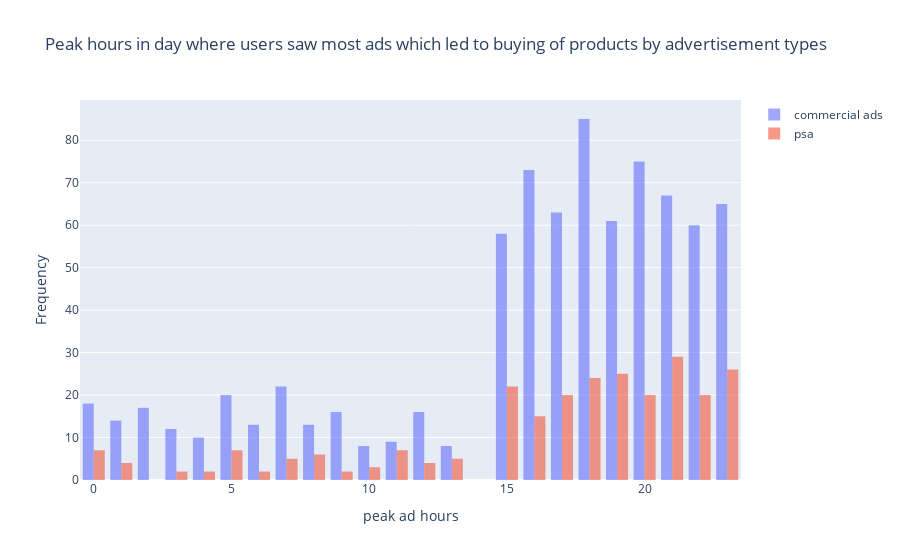

Notebook code cell kept with this figure:
### Markdown cell above
between 15th hour and 23rd hour most people are seeing the commercial ads (3:00 pm to 11:00 pm)
at 18th,20th hour hour (i.e 6:00pm,8:00pm) most people saw the commercial add

### Code cell
fig=go.Figure()
fig.add_trace(go.Histogram(x=ad_data_purchased["peak ad hours"],name="commercial ads",opacity=0.6))
fig.add_trace(go.Histogram(x=psa_data_purchased["peak ad hours"],name="psa",opacity=0.6))
fig.update_layout(title_text="Peak hours in day where users saw most ads which led to buying of products by advertisement types",
                  xaxis_title_text="peak ad hours",
                  yaxis_title_text="Frequency"
                  #barmode="group",
                  #bargap=0.1
                 )
fig.show()

### Figure 1 — Plotly figure (JSON) as saved in the notebook; plotly's stock layout.template omitted (floating-point values rounded to 4 significant figures; data arrays with more than 128 entries replaced by an {"elided": "..."} marker saying what was removed)
{"data": [{"name": "commercial ads", "opacity": 0.6, "type": "histogram", "x": {"elided": "803 int values"}}, {"name": "psa", "opacity": 0.6, "type": "histogram", "x": {"elided": "257 int values"}}], "layout": {"autosize": true, "title": {"text": "Peak hours in day where users saw most ads which led to buying of products by advertisement types"}, "xaxis": {"autorange": true, "range": [-0.5, 23.5], "title": {"text": "peak ad hours"}, "type": "linear"}, "yaxis": {"autorange": true, "range": [0, 89.47], "title": {"text": "Frequency"}}}}
